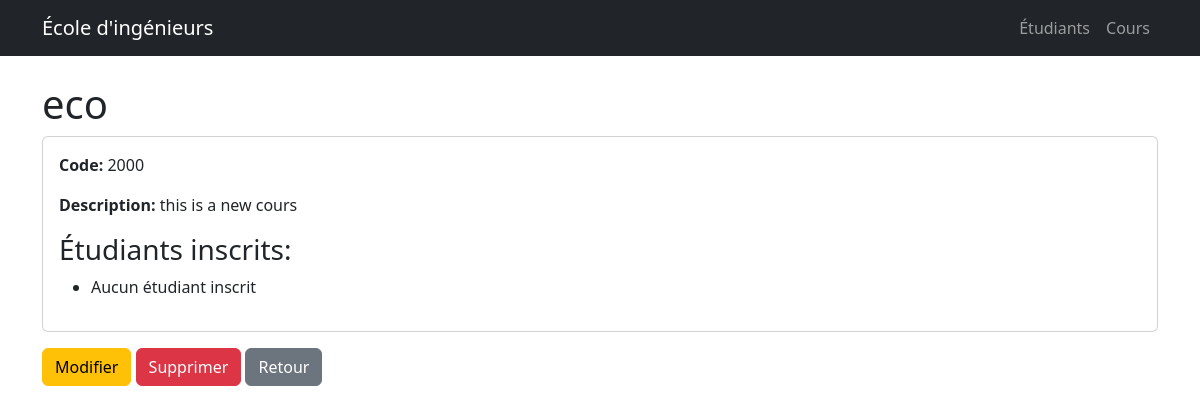
The page /cours/1/ on the database its author committed.
### cours/models.py (models this page shows, shortened)
class Cours(models.Model):
    titre = models.CharField(max_length=200)
    description = models.TextField()
    code_cours = models.CharField(max_length=20, unique=True)
    etudiants = models.ManyToManyField(Etudiant, through='Inscription')

### cours/views.py (the view)
# urls.py: path('<int:pk>/', views.CoursDetailView.as_view(), name='cours-detail'),
class CoursDetailView(DetailView):
    model = Cours
    template_name = 'cours/cours_detail.html'

### templates/cours/cours_detail.html (shortened to what this page needs)
{% extends 'base.html' %}
{% block content %}
<h1>{{ cours.titre }}</h1>
<div class="card">
    <div class="card-body">
        <p><strong>Code:</strong> {{ cours.code_cours }}</p>
        <p><strong>Description:</strong> {{ cours.description }}</p>
        <h3>Étudiants inscrits:</h3>
        <ul>
            {% for etudiant in cours.etudiants.all %}
            <li>{{ etudiant.prenom }} {{ etudiant.nom }}</li>
            {% empty %}
            <li>Aucun étudiant inscrit</li>
            {% endfor %}
        </ul>
    </div>
</div>
<div class="mt-3">
    <a href="{% url 'cours-update' cours.pk %}" class="btn btn-warning">Modifier</a>
    <a href="{% url 'cours-delete' cours.pk %}" class="btn btn-danger">Supprimer</a>
    <a href="{% url 'cours-list' %}" class="btn btn-secondary">Retour</a>
</div>
{% endblock %}

### rows shown on the page
Cours: titre "eco", code_cours "2000", description "this is a new cours"
